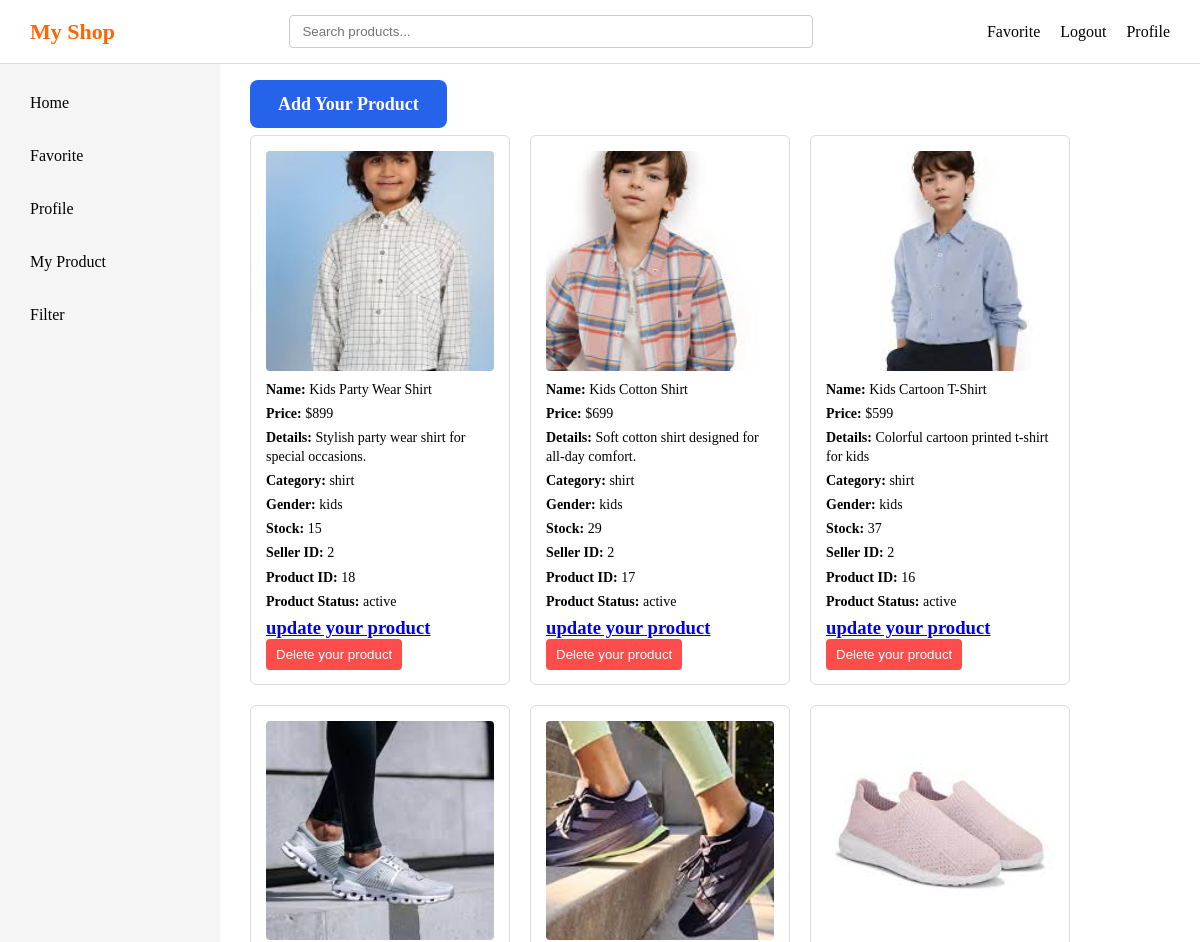
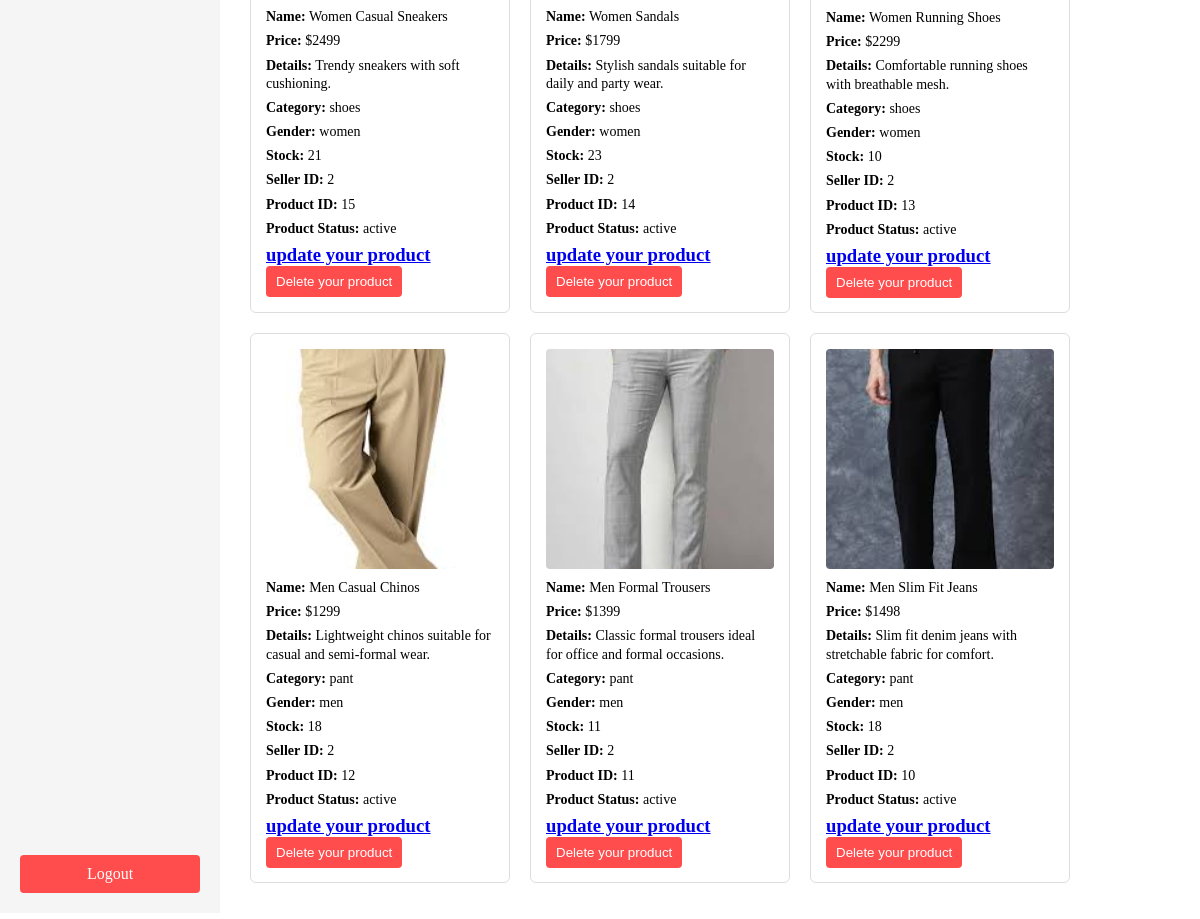
Page /myproduct (signed in) on the earlier database version (2 pictures, top to bottom).
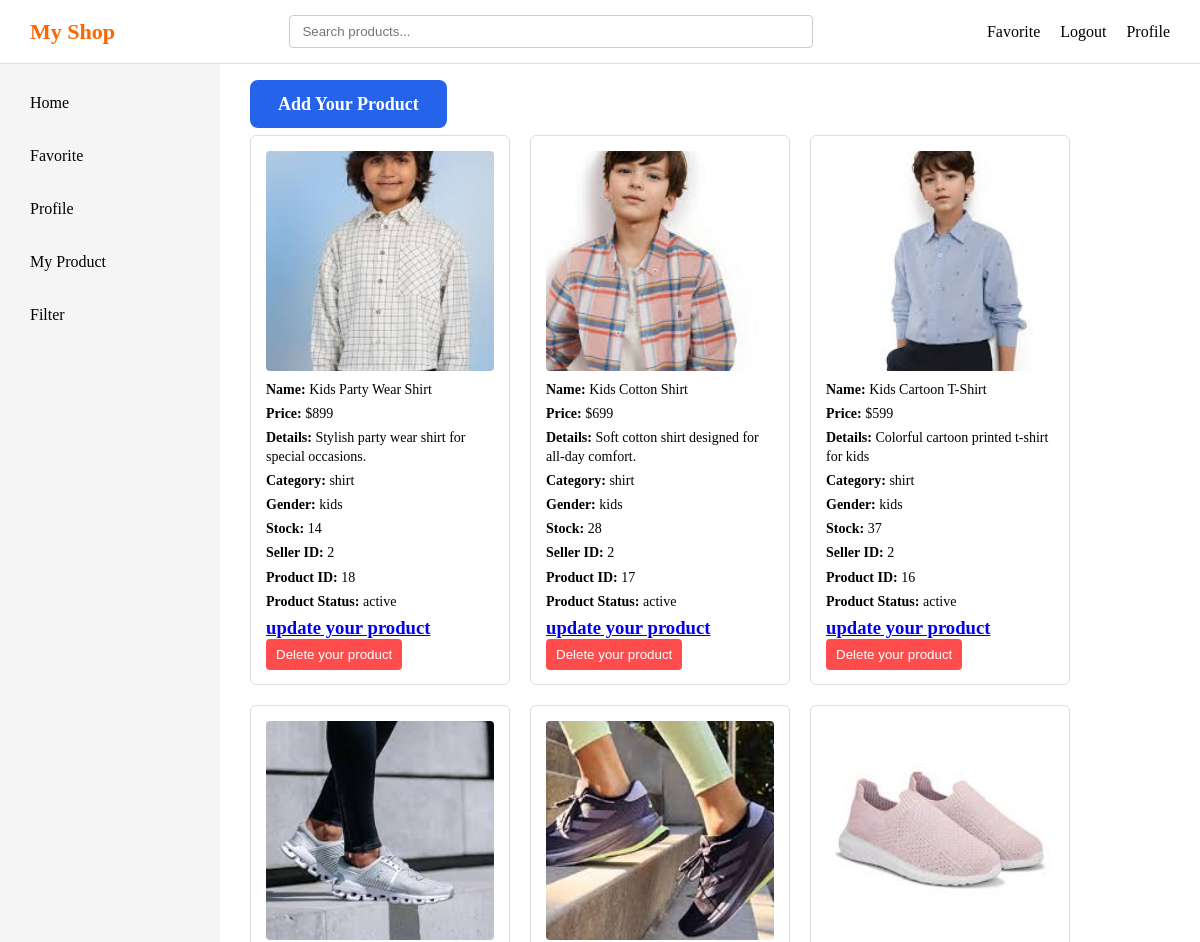
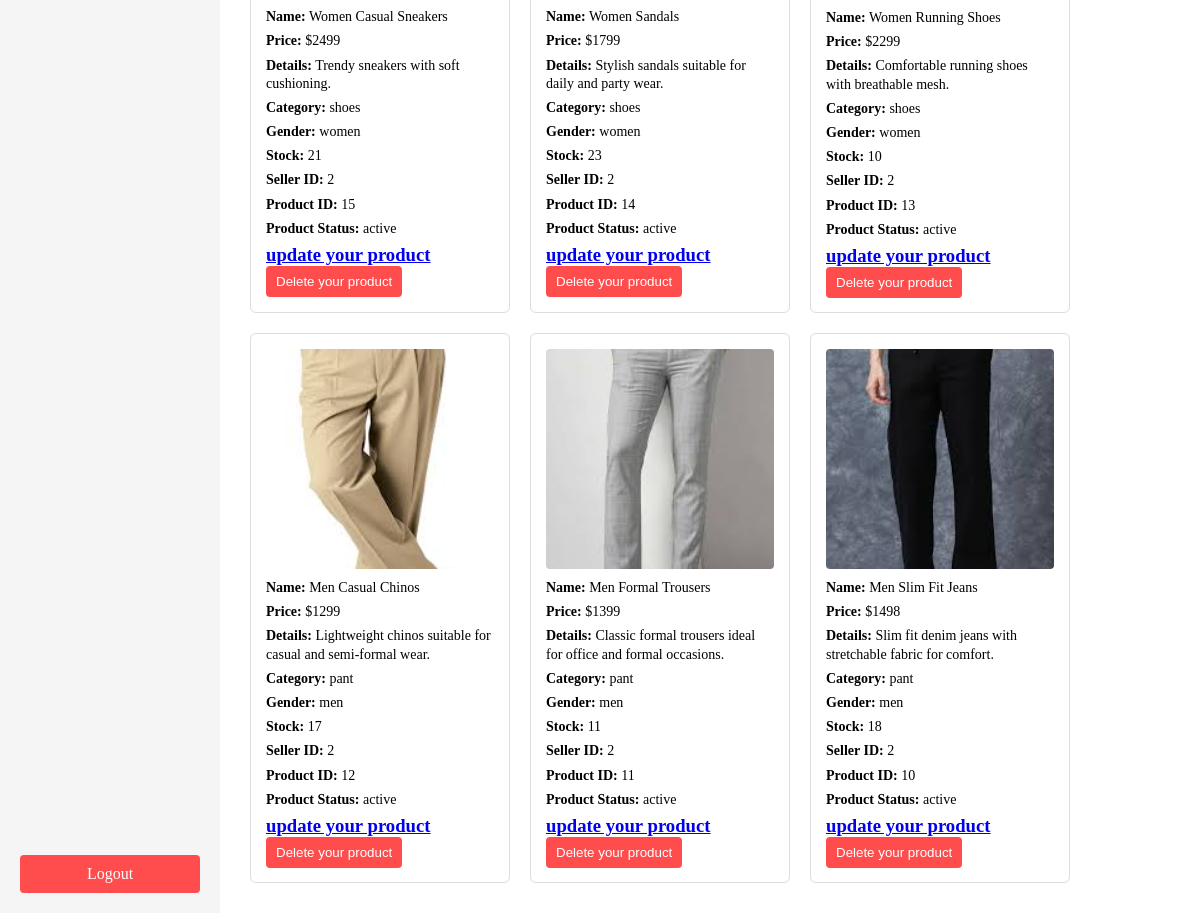
Same page on the later database version (2 pictures, top to bottom).
### app/models/product.py (models this page shows, shortened)
class Product(db.Model):
    id=db.Column(db.Integer, primary_key = True)
    product_name = db.Column(db.String(100))
    product_price= db.Column(db.Integer)
    product_image= db.Column(db.String(200))
    product_details = db.Column(db.Text)
    product_category = db.Column(db.String(100))
    product_gender= db.Column(db.String(20))
    product_stock= db.Column(db.Integer)
    status = db.Column(db.String(10),nullable=False,default='active')
    seller_id = db.Column(db.Integer, db.ForeignKey('user.id'))
    orders = db.relationship(
        'Order',
        backref='product',
        cascade='all, delete-orphan',  # automatically delete orders
        passive_deletes=True
    )

### app/product/routes.py (the view)
@product_bp.route('/myproduct')
def myproduct():
    if 'user' not in session:
        return redirect(url_for('auth.login'))
    username = session.get('user')
    user = User.query.filter_by(username= username).first()
    if user.user_type !='s':
        abort(404)
    seller_id = user.id
    query = Product.query.filter_by(seller_id = seller_id)
    category = request.args.get('category')
    gender = request.args.get('gender')
    price = request.args.get('price')
    if category:
        query = query.filter(Product.product_category.in_(category.split(',')))
    if gender:
        query = query.filter(Product.product_gender.in_(gender.split(',')))
    if price:
        query = query.filter(Product.product_price <= int(price))
    products = query.order_by(Product.id.desc()).all()
    product_list = []
    for p in products:
        product_list.append({
            "id": p.id,
            "name": p.product_name,
            "price": p.product_price,
            "image":p.product_image,
            "details":p.product_details,
            "category":p.product_category,
            "gender":p.product_gender,
            "stock":p.product_stock,
            "sellerId":p.seller_id
        })
    return render_template('myproduct.html' , user = user,products = products,products_json = product_list)

### app/templates/myproduct.html (shortened to what this page needs)
<!DOCTYPE html>
<html lang="en">
<head>
    <link rel="stylesheet" href="{{ url_for('static', filename='style.css') }}">
</head>
<body>
    <div class="header">
        <div class="logo">My Shop</div>
        <div class="searchbar" id="searchbar">
            <input type="text" id="search" placeholder="Search products..." />
        </div>
        <div class="right">
            <div class="favorite"><a href="/favorite">Favorite</a></div>
            <div class="logout"><a href="/logout">Logout</a></div>
            <div class="profile"><a href="/profile">Profile</a></div>
        </div>
    </div>
    <div class="layout">
        <div class="sidebar">
            <div class="top">
                <div class="home" id="sidebar-home">Home</div>
                <div class="favorite" id="sidebar-favorite">Favorite</div>
                <div class="profile" id="sidebar-profile">Profile</div>
                {% if user.user_type == 's' %}
                <div class="my_product" id="sidebar-myproduct">My Product</div>
                {% endif %}
                <div class="filter" id="sidebar-filter">Filter</div>
            </div>
            <div class="logout" id="sidebar-logout">Logout</div>
        </div>
        <div class="main">
            <div class="add-product-box">
                <a href="{{ url_for('product.addproduct', seller_id=user.id) }}">
                    Add Your Product
                </a>
            </div>
            {% if products %}
            <div class="products" id="products">
                {% for product in products %}
                <div class="product-card" data-product-id="{{ product.id  }}">
                    <img src="{{ url_for('static', filename='uploads/' + product.product_image) }}">
                    <p><strong>Name:</strong> {{ product.product_name }}</p>
                    <p><strong>Price:</strong> ${{ product.product_price }}</p>
                    <p><strong>Details:</strong> {{ product.product_details }}</p>
                    <p><strong>Category:</strong> {{ product.product_category }}</p>
                    <p><strong>Gender:</strong> {{ product.product_gender }}</p>
                    <p><strong>Stock:</strong> {{ product.product_stock }}</p>
                    <p><strong>Seller ID:</strong> {{ product.seller_id }}</p>
                    <p><strong>Product ID:</strong> {{ product.id }}</p>
                    <p class="product-status {{ 'status-hide' if product.status == 'hide' else 'status-active' }}"><strong>Product Status:</strong> {{ product.status }}</p>
                    <h3>
                        <a href="{{ url_for('product.update', product_id=product.id) }}">update your product</a>
                    </h3>
                    <form method="post" action="{{ url_for('product.delete', product_id=product.id) }}" class="delete-form"
                        onsubmit="return confirm('Are you sure, You want to delete this Product?');">
                        <button type="submit">Delete your product</button>
                    </form>
                </div>
                {% endfor %}
            </div>
            {% else %}
            <div class="notfound">
                <h1>this products are currently not available</h1>
            </div>
            {% endif %}
        </div>
    </div>
</body>
</html>

### app/static/style.css (style rules this page uses)
* { margin: 0; padding: 0; box-sizing: border-box; }
.header { display: flex; align-items: center; justify-content: space-between; padding: 15px 30px; background-color: #ffffff; border-bottom: 1px solid #ddd; width: 100%; }
.logo { font-size: 22px; font-weight: bold; color: #ff6600; white-space: nowrap; }
.searchbar { flex: 1; display: flex; justify-content: center; }
.searchbar input { width: 60%; min-width: 250px; padding: 8px 12px; border: 1px solid #ccc; border-radius: 4px; }
.right { display: flex; align-items: center; gap: 20px; white-space: nowrap; }
.right a, .right div { text-decoration: none; color: #000; cursor: pointer; font-weight: 500; }
.layout { display: flex; height: calc(100vh - 70px); }
.sidebar { width: 220px; height: 100%; background-color: #f5f5f5; padding: 20px; display: flex; flex-direction: column; }
.sidebar .top { flex: 1; overflow-y: auto; display: flex; flex-direction: column; gap: 15px; }
.sidebar .top div { padding: 10px; cursor: pointer; border-radius: 4px; }
.sidebar .logout { padding: 10px; background-color: #ff4d4d; color: white; text-align: center; border-radius: 4px; cursor: pointer; flex-shrink: 0; }
.main { flex: 1; padding: 30px; background-color: #ffffff; overflow-y: auto; }
.products { display: grid; grid-template-columns: repeat(auto-fill, 260px); gap: 20px; margin-top: 20px; }
.products > div { width: 260px; height: 550px; border: 1px solid #ddd; border-radius: 6px; padding: 15px; background-color: #fff; display: flex; flex-direction: column; overflow: hidden; }
.products img { width: 100%; height: 220px; object-fit: cover; border-radius: 4px; margin-bottom: 10px; }
.products p { font-size: 14px; margin-bottom: 6px; line-height: 1.3; }
.buybutton a, .products button { margin-top: auto; padding: 8px 10px; border-radius: 4px; text-align: center; background-color: #ff6600; color: white; text-decoration: none; border: none; cursor: pointer; }
.delete-form button { background-color: #ff4d4d; }
.add-product-box a { text-decoration: none; background-color: #2563eb; color: white; padding: 14px 28px; border-radius: 8px; font-size: 18px; font-weight: 600; transition: 0.3s ease; }

Differences in the rows shown:
changed Product "Kids Party Wear Shirt": product_stock "15" → "14"
changed Product "Kids Cotton Shirt": product_stock "29" → "28"
changed Product "Men Casual Chinos": product_stock "18" → "17"
